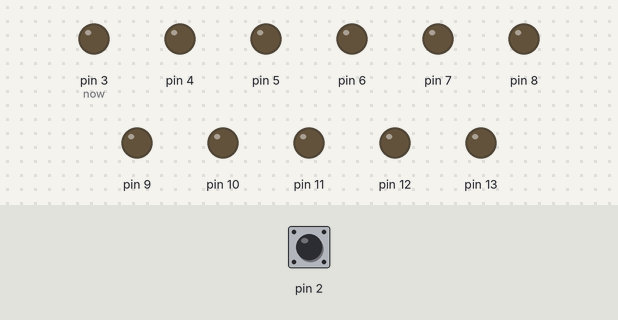
A sketch run on a simulated Arduino Uno, built with avr-gcc and run on an emulated ATmega328P. Parts: output pins drawn as LEDs (lit = HIGH). The inputs (shaded band) are chosen by the test bench; at power-on: pin 2 HIGH.

Above: at 1.2 s.
1.3 s: pin 2 pulled LOW for 3.2 s
At 5.4 s:
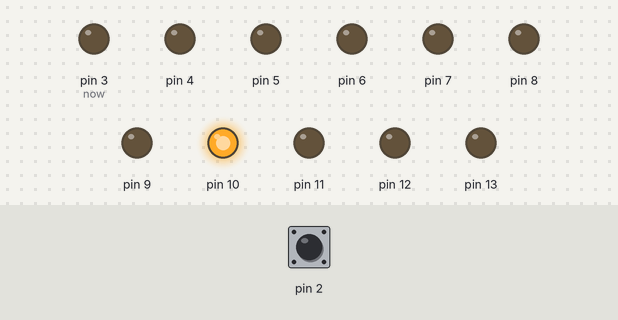
6.0 s: pin 2 pulled LOW for 0.15 s
At 6.6 s:
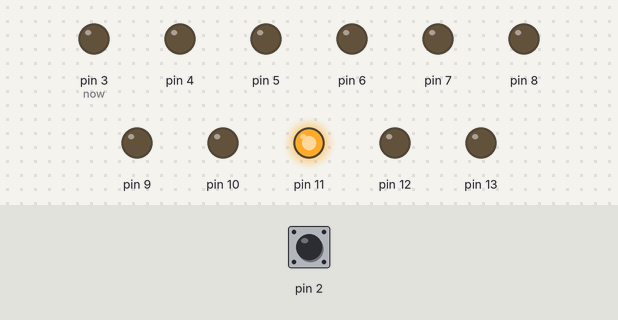
7.6 s: pin 2 pulled LOW for 1 s
At 9.4 s:
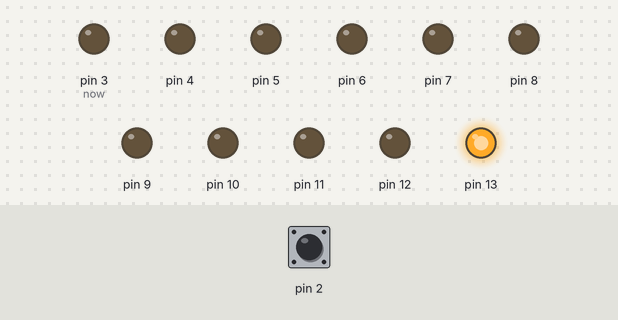
10.1 s: pin 2 pulled LOW for 0.15 s
At 11.0 s:
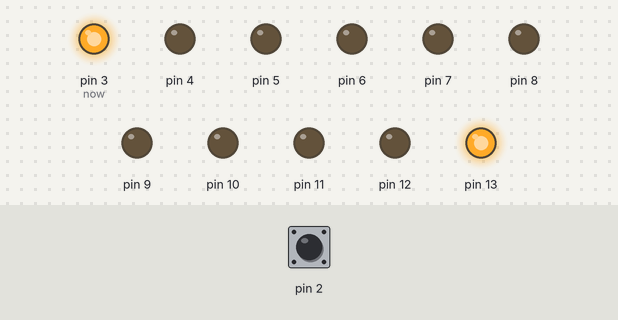
11.7 s: pin 2 pulled LOW for 0.15 s
At 12.2 s:
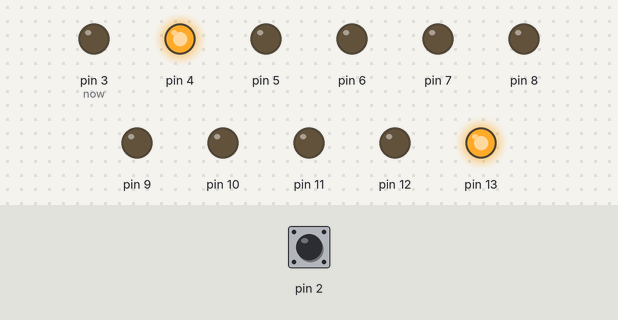
13.3 s: pin 2 pulled LOW for 1 s
At 15.0 s:
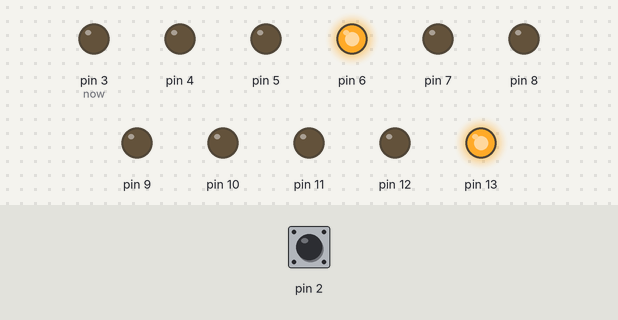
Timing chart, 0 to 16.5 s (numbered marks = the images above; inputs shaded):
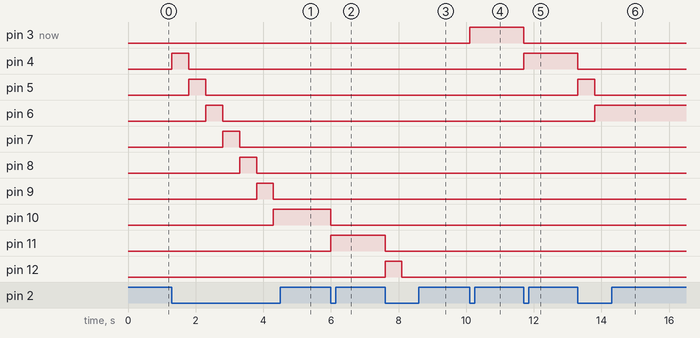

The sketch:

week03_5_pin2_Button_digitalRead_digitalWrite.ino
```cpp
//week03_5_pin2_Button_digitalRead_digitalWrite
//手動按按鈕，看到燈慢慢改變now之後把now變亮
void setup() {
  // put your setup code here, to run once:
  pinMode(2, INPUT_PULLUP);//按鈕是二號，沒接下去，就會拉高
  for(int i=3;i<=13;i++){//把 pin 3,4,5....,13都設成output
    pinMode(i, OUTPUT);//都是可以發光
  }
}
int now = 3;//現在發亮的是pin3
void loop() {
  // put your main code here, to run repeatedly:
  if(digitalRead(2)==LOW){//按下去了
  now = now+1;
  if(now>13) now = 3;
  for(int i=3;i<13;i++){
    digitalWrite(i, LOW);//全部清空變成low不亮
  }
  digitalWrite(now, HIGH);//now 負責亮
  delay(500);//休息一下
}
}
```

Measured:
- after the input at 1.3 s, pin 4: LOW → HIGH at once, → LOW 0.50 s later; pin 5: LOW → HIGH after 0.50 s, → LOW 0.50 s later; pin 6: LOW → HIGH after 1.0 s, → LOW 0.50 s later; pin 7: LOW → HIGH after 1.5 s, → LOW 0.50 s later; pin 8: LOW → HIGH after 2.0 s, → LOW 0.50 s later
- after the input at 6.0 s, pin 10: HIGH → LOW at once; pin 11: LOW → HIGH at once
- after the input at 7.6 s, pin 11: HIGH → LOW at once; pin 12: LOW → HIGH at once, → LOW 0.50 s later; pin 13: LOW → HIGH after 0.50 s
- after the input at 10.1 s, pin 3 (now): LOW → HIGH at once
- after the input at 11.7 s, pin 3 (now): HIGH → LOW at once; pin 4: LOW → HIGH at once
- after the input at 13.3 s, pin 4: HIGH → LOW at once; pin 5: LOW → HIGH at once, → LOW 0.50 s later; pin 6: LOW → HIGH after 0.50 s
